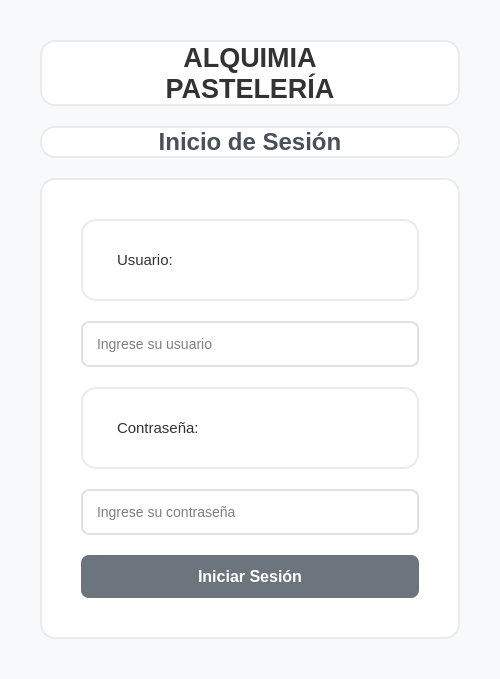
<?xml version="1.0" encoding="UTF-8"?>
<ui version="4.0">
 <class>LoginWindow</class>
 <widget class="QMainWindow" name="LoginWindow">
  <property name="geometry">
   <rect>
    <x>0</x>
    <y>0</y>
    <width>500</width>
    <height>659</height>
   </rect>
  </property>
  <property name="windowTitle">
   <string>Alquimia Pastelería - Inicio de Sesión</string>
  </property>
  <property name="windowIcon">
   <iconset>
    <normaloff>Iconos/logoPasteleriaMini.png</normaloff>Iconos/logoPasteleriaMini.png</iconset>
  </property>
  <property name="styleSheet">
   <string notr="true">QMainWindow {
    background-color: #f8f9fa;
}
QFrame {
    background-color: white;
    border-radius: 15px;
    border: 2px solid #e9ecef;
}
QLabel {
    color: #333333;
}
QLineEdit {
    padding: 12px;
    border: 2px solid #dee2e6;
    border-radius: 8px;
    font-size: 14px;
    background-color: #ffffff;
}
QLineEdit:focus {
    border-color: #6c757d;
}
QPushButton {
    background-color: #6c757d;
    color: white;
    border: none;
    padding: 12px;
    border-radius: 8px;
    font-size: 16px;
    font-weight: bold;
}
QPushButton:hover {
    background-color: #5a6268;
}
QPushButton:pressed {
    background-color: #545b62;
}</string>
  </property>
  <widget class="QWidget" name="centralwidget">
   <layout class="QVBoxLayout" name="verticalLayout">
    <property name="spacing">
     <number>20</number>
    </property>
    <property name="leftMargin">
     <number>40</number>
    </property>
    <property name="topMargin">
     <number>40</number>
    </property>
    <property name="rightMargin">
     <number>40</number>
    </property>
    <property name="bottomMargin">
     <number>40</number>
    </property>
    <item>
     <widget class="QLabel" name="logo_label">
      <property name="font">
       <font>
        <family>Arial</family>
        <pointsize>20</pointsize>
        <weight>75</weight>
        <bold>true</bold>
       </font>
      </property>
      <property name="text">
       <string>ALQUIMIA
PASTELERÍA</string>
      </property>
      <property name="alignment">
       <set>Qt::AlignCenter</set>
      </property>
     </widget>
    </item>
    <item>
     <widget class="QLabel" name="title_label">
      <property name="font">
       <font>
        <family>Arial</family>
        <pointsize>18</pointsize>
        <weight>75</weight>
        <bold>true</bold>
       </font>
      </property>
      <property name="styleSheet">
       <string notr="true">color: #495057;</string>
      </property>
      <property name="text">
       <string>Inicio de Sesión</string>
      </property>
      <property name="alignment">
       <set>Qt::AlignCenter</set>
      </property>
     </widget>
    </item>
    <item>
     <widget class="QFrame" name="form_frame">
      <property name="styleSheet">
       <string notr="true">QFrame {
    background-color: white;
    padding: 30px;
    border-radius: 15px;
    border: 2px solid #e9ecef;
}</string>
      </property>
      <layout class="QVBoxLayout" name="verticalLayout_2">
       <property name="spacing">
        <number>20</number>
       </property>
       <item>
        <layout class="QVBoxLayout" name="user_layout">
         <item>
          <widget class="QLabel" name="user_label">
           <property name="font">
            <font>
             <family>Arial</family>
             <pointsize>11</pointsize>
            </font>
           </property>
           <property name="text">
            <string>Usuario:</string>
           </property>
          </widget>
         </item>
         <item>
          <widget class="QLineEdit" name="user_input">
           <property name="text">
            <string/>
           </property>
           <property name="placeholderText">
            <string>Ingrese su usuario</string>
           </property>
          </widget>
         </item>
        </layout>
       </item>
       <item>
        <layout class="QVBoxLayout" name="password_layout">
         <item>
          <widget class="QLabel" name="password_label">
           <property name="font">
            <font>
             <family>Arial</family>
             <pointsize>11</pointsize>
            </font>
           </property>
           <property name="text">
            <string>Contraseña:</string>
           </property>
          </widget>
         </item>
         <item>
          <widget class="QLineEdit" name="password_input">
           <property name="echoMode">
            <enum>QLineEdit::Password</enum>
           </property>
           <property name="placeholderText">
            <string>Ingrese su contraseña</string>
           </property>
          </widget>
         </item>
        </layout>
       </item>
       <item>
        <widget class="QPushButton" name="login_button">
         <property name="text">
          <string>Iniciar Sesión</string>
         </property>
        </widget>
       </item>
      </layout>
     </widget>
    </item>
    <item>
     <spacer name="verticalSpacer">
      <property name="orientation">
       <enum>Qt::Vertical</enum>
      </property>
      <property name="sizeHint" stdset="0">
       <size>
        <width>20</width>
        <height>40</height>
       </size>
      </property>
     </spacer>
    </item>
   </layout>
  </widget>
 </widget>
 <resources/>
 <connections/>
</ui>
